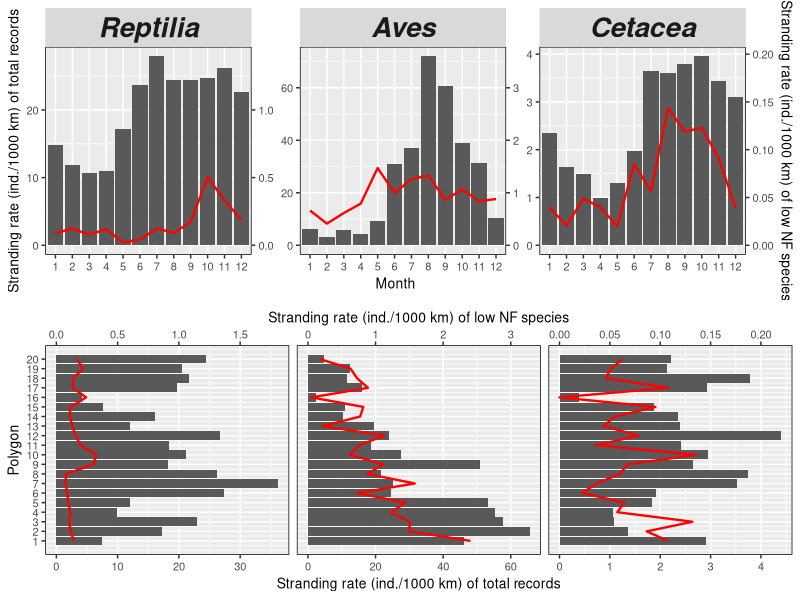

The R source for this figure: (Note: this script raises an error after producing the figure.)

## Intensive and wide-ranging beach surveys uncover 
## temporal and spatial stranding patterns of marine megafauna
##
## ICES Journal of Marine Science - 2022
##
## Code by Jonatas F. H. Prado & Nicholas W. Daudt

## This script builds figure3 showing stranding rates 
## (individuals/1000 km of coastline) by month and polygon 
## for each tetrapod group (Reptilia, Aves and Cetacea)      

################################################################################

# Libraries ####
library(dplyr)
library(tidyr)
library(ggplot2)
library(gridExtra)

################################################################################

## Open stranding dataset 
dfSumFinal <- read.csv2("./data_out/dfSumFinal.csv")

## Remove the four species identified incorrectly
dfSumFinal_Remove <-
  dfSumFinal %>%
  dplyr::select(-c(Pachyptila_vittata_Aves, 
                   Larus_atlanticus_Aves, 
                   Larus_cirrocephalus_Aves,
                   Tringa_solitaria_Aves))

##
## Per Month
##

# Considering all records
total_month <- 
  dfSumFinal_Remove %>% 
  dplyr::select(month, effort_km,
                total,Reptilia=totalTurtles,Aves=totalBirds,Cetacea=totalMammals)%>% 
  dplyr::group_by(month) %>% 
  dplyr::summarise_at(vars(contains(c("effort","Reptilia","Aves","Cetacea"))),sum) %>% 
  dplyr::ungroup() %>% 
  dplyr::mutate_at(vars(contains(c("Reptilia","Aves","Cetacea"))), 
                   function(i) round(((i*1000)/.$effort_km), digits = 4)) %>% 
  tidyr::pivot_longer(cols = contains(c("Reptilia","Aves","Cetacea")),
                      names_to = "taxon", 
                      values_to = "str_rate")

# Considering only the low numeric infrequent (NF) species (NF<1)
total_rare_month<- 
  dfSumFinal_Remove %>% 
  dplyr::select(month, effort_km,Reptilia=totalTurtlesRare,Aves=totalBirdsRare,
                Cetacea=totalMammalsRare) %>% 
  dplyr::group_by(month) %>% 
  dplyr::summarise_at(vars(contains(c("effort","Reptilia","Aves","Cetacea")))
                      ,sum) %>% 
  dplyr::ungroup() %>% 
  dplyr::mutate_at(vars(contains(c("Reptilia","Aves","Cetacea"))), 
                   function(i) round(((i*1000)/.$effort_km), digits = 4)) %>%
  tidyr::pivot_longer(cols = contains(c("Reptilia","Aves","Cetacea")),
                      names_to = "taxon", 
                      values_to = "str_rateRare") %>%
  dplyr::select(-effort_km)

Join_month <- 
  total_month %>%
  dplyr::left_join(total_rare_month,by = c("month","taxon")) 

# Reorder the levels 
Join_month$taxon <- factor(Join_month$taxon, 
                           levels=c('Reptilia','Aves','Cetacea'))

# Value used to scale the data for the second axis when plotting 
coeff <- 20

# Plot
month_plot <-
  ggplot2::ggplot() +
  geom_bar(Join_month,mapping = aes(x = as.factor(month),  y= str_rate),stat = "identity",group=1) +
  geom_line(Join_month,mapping = aes(x = as.factor(month),y= str_rateRare*coeff,group=1),
            size = 0.8,col = "red") +  
  facet_wrap(facets = "taxon", nrow = 1, scales = "free") +
  scale_y_continuous(name = "Stranding rate (ind./1000 km) of total records",
                     sec.axis = sec_axis( trans=~./coeff, 
                                          name="Stranding rate (ind./1000 km) of low NF species")) +
  guides(fill = guide_legend(reverse = F)) +
  xlab("Month") +
  theme(axis.text.x = element_text(size = 8), 
        axis.text.y = element_text(size = 8)) +
  theme(panel.border = element_rect(colour = "black", fill = NA)) +
  theme(axis.title.x = element_text(size = 10), 
        axis.title.y = element_text(size = 10))+
  theme(strip.text.x = element_text(size=20, face="bold.italic"))

##
## Per polygon
##

# Considering all records
total_poly<- 
  dfSumFinal_Remove %>% 
  dplyr::select(id_polygon, effort_km,
                total,Reptilia=totalTurtles,Aves=totalBirds,Cetacea=totalMammals) %>% 
  dplyr::group_by(id_polygon) %>% 
  dplyr::summarise_at(vars(contains(c("effort","Reptilia","Aves","Cetacea"))),sum) %>% 
  dplyr::ungroup() %>% 
  dplyr::mutate_at(vars(contains(c("Reptilia","Aves","Cetacea"))), 
                   function(i) round(((i*1000)/.$effort_km), digits = 4)) %>% 
  tidyr::pivot_longer(cols = contains(c("Reptilia","Aves","Cetacea")),
                      names_to = "taxon", 
                      values_to = "str_rate") 

# Considering only the lowest numeric frequencies (NF) species (NF<1)
total_rare_poly<- 
  dfSumFinal_Remove %>% 
  dplyr::select(id_polygon,effort_km,Reptilia=totalTurtlesRare,Aves=totalBirdsRare,
                Cetacea=totalMammalsRare) %>% 
  dplyr::group_by(id_polygon) %>% 
  dplyr::summarise_at(vars(contains(c("effort","Reptilia","Aves","Cetacea")))
                      ,sum) %>% 
  dplyr::ungroup() %>% 
  dplyr::mutate_at(vars(contains(c("Reptilia","Aves","Cetacea"))), 
                   function(i) round(((i*1000)/.$effort_km), digits = 4)) %>%
  tidyr::pivot_longer(cols = contains(c("Reptilia","Aves","Cetacea")),
                      names_to = "taxon", 
                      values_to = "str_rateRare") %>%
  dplyr::select(-effort_km)

Join_poly <- 
  total_poly %>%
  dplyr::left_join(total_rare_poly,by = c("id_polygon","taxon")) %>%
  dplyr::mutate(id_polygon = as.numeric(id_polygon))

# Reorder the levels  
Join_poly$taxon <- factor(Join_poly$taxon, 
                          levels=c('Reptilia','Aves','Cetacea')) 


# Plot
poly_plot <-
  ggplot2::ggplot() +
  geom_bar(Join_poly,mapping = aes(x = id_polygon,  y= str_rate),stat = "identity") +
  geom_line(Join_poly,mapping = aes(x = id_polygon,y= str_rateRare*coeff),
            size = 0.8,col = "red") +  
  facet_wrap(facets = "taxon", nrow = 1, scales = "free_x") +
  scale_y_continuous(name = "Stranding rate (ind./1000 km) of total records",
                     sec.axis = sec_axis( trans=~./coeff, 
                                          name="Stranding rate (ind./1000 km) of low NF species")) +
  scale_x_continuous("Polygon", breaks = 1:20) +
  coord_flip() +
  theme(axis.text.x = element_text(size = 8), 
        axis.text.y = element_text(size = 8)) +
  theme(panel.border = element_rect(colour = "black", fill = NA)) +
  theme(axis.title.x = element_text(size = 10), 
        axis.title.y = element_text(size = 10)) +
  theme(strip.background = element_blank(), strip.text = element_blank())

figure3 <- 
  gridExtra::grid.arrange(month_plot,poly_plot, ncol = 1)

ggplot2::ggsave(figure3, 
                filename = "./results/figure3.tiff", 
                height = 170 , width = 170, units = "mm", dpi = 400,
                compression = "lzw")

## End